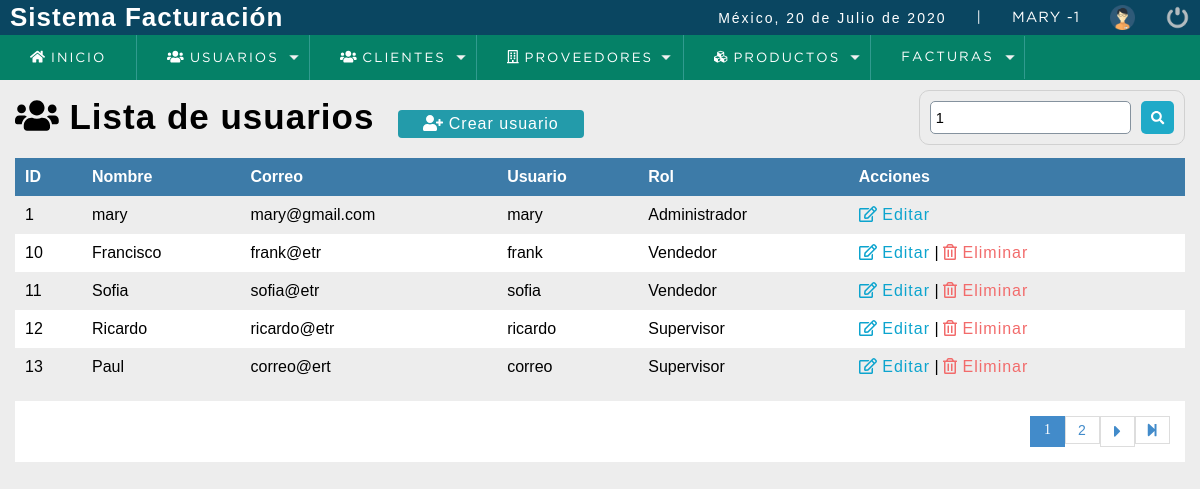
The app's page /sistema/buscar_usuario.php?busqueda=1 (signed in) with its own data.
### tables this page shows
CREATE TABLE `usuario` (
  `idusuario` int(11) NOT NULL,
  `nombre` varchar(50) DEFAULT NULL,
  `correo` varchar(100) DEFAULT NULL,
  `usuario` varchar(15) DEFAULT NULL,
  `clave` varchar(100) DEFAULT NULL,
  `rol` int(11) DEFAULT NULL,
  `estatus` int(11) NOT NULL DEFAULT 1
);

CREATE TABLE `rol` (
  `idrol` int(11) NOT NULL,
  `rol` varchar(20) DEFAULT NULL
);

### sistema/buscar_usuario.php (the view, shortened to what this page needs)
<?php
	include "../conexion.php";
 ?>
<!DOCTYPE html>
<html lang="en">
<head>
	<?php include "includes/scripts.php"; ?>
</head>
<body>
	<?php include "includes/header.php"; ?>
	<section id="container">
		<?php
			$busqueda=strtolower($_REQUEST['busqueda']);
		 ?>
		<h1><i class="fas fa-users"></i> Lista de usuarios</h1>
		<a href="registro_usuario.php" class="btn_new"><i class="fas fa-user-plus"></i> Crear usuario</a>
		<form action="buscar_usuario.php" method="get" class="form_search">
			<input type="text" name="busqueda" id="busqueda" placeholder="Buscar" value="<?php echo $busqueda; ?>">
			<button type="submit" class="btn_search"><i class="fas fa-search"></i></button>
		</form>
		<table>
			<tr>
				<th>ID</th>
				<th>Nombre</th>
				<th>Correo</th>
				<th>Usuario</th>
				<th>Rol</th>
				<th>Acciones</th>
			</tr>
<?php
	$rol='';
	$sql_registe=mysqli_query($conection,"SELECT COUNT(*) as total_registro FROM usuario
											WHERE ( idusuario LIKE '%$busqueda%' OR
													nombre    LIKE '%$busqueda%' OR
													correo    LIKE '%$busqueda%' OR
													usuario   LIKE '%$busqueda%'
													$rol)
											AND estatus=1");
	$sql_register=mysqli_fetch_array($sql_registe);
	$total_registro=$sql_register['total_registro'];
	$por_pagina=5;
	if (empty($_GET['pagina'])) {
		$pagina=1;
	}else{
		$pagina=$_GET['pagina'];
	}
	$desde=($pagina-1)*$por_pagina;
	$total_paginas=ceil($total_registro/$por_pagina);
	$query=mysqli_query($conection, "SELECT u.idusuario, u.nombre, u.correo, u.usuario, r.rol FROM usuario u INNER JOIN rol r ON u.rol=r.idrol WHERE ( u.idusuario LIKE '%$busqueda%' OR
							u.nombre LIKE '%$busqueda%' OR
							u.correo LIKE '%$busqueda%' OR
							u.usuario LIKE '%$busqueda%' OR
							r.rol LIKE '%$busqueda%')
					AND estatus=1
					ORDER BY u.idusuario ASC
					LIMIT $desde,$por_pagina");
	$result =mysqli_num_rows($query);
	if ($result>0) {
		while ($data=mysqli_fetch_array($query)) {
?>
			<tr>
				<td><?php echo $data['idusuario']; ?></td>
				<td><?php echo $data['nombre']; ?></td>
				<td><?php echo $data['correo']; ?></td>
				<td><?php echo $data['usuario'] ?></td>
				<td><?php echo $data['rol'] ?></td>
				<td>
					<a class="link_edit" href="editar_usuario.php?id=<?php echo $data['idusuario']; ?>"><i class="far fa-edit"></i> Editar</a>
					<?php if ($data['idusuario']!=1) { ?>
					|
					<a class="link_delete" href="eliminar_confirmar_usuario.php?id=<?php echo $data['idusuario']; ?>"><i class="far fa-trash-alt"></i> Eliminar</a>
					<?php } ?>
				</td>
			</tr>
<?php
		}
	}
?>
		</table>
<?php
	if ($total_registro!=0)
	{
 ?>
		<div class="paginador">
			<ul>
				<?php
					for ($i=1; $i<=$total_paginas ; $i++) {
						if ($i==$pagina) {
							echo '<li class="pageSelected">'.$i.'</li>';
						}else{
							echo '<li><a href="?pagina='.$i.'&busqueda='.$busqueda.'">'.$i.'</a></li>';
						}
					}
					if ($pagina!=$total_paginas)
					{
				 ?>
				<li><a href="?pagina=<?php echo $pagina+1; ?>&busqueda=<?php echo $busqueda; ?>"><i class="fas fa-caret-right fa-lg"></i></a></li>
				<li><a href="?pagina=<?php echo $total_paginas; ?>&busqueda=<?php echo $busqueda; ?>"><i class="fas fa-step-forward"></i></a></li>
			<?php
				}
			 ?>
			</ul>
		</div>
<?php } ?>
	</section>
</body>
</html>

### sistema/css/style.css (style rules this page uses)
* { margin: 0; padding: 0; box-sizing: border-box; }
body { background: #ededed; }
h1, h2, h3, h4, h5, h6 { font-family: 'arial'; font-weight: bold; letter-spacing: 1px; }
h1 { font-size: 26px; }
a { text-decoration: none; font-family: arial; letter-spacing: 1px; }
#container { padding: 90px 15px 15px; }
form { background: #FFF; margin: auto; padding: 20px 50px; border: 1px solid #d1d1d1; }
input,select { display: block; width: 100%; font-size: 11pt; padding: 5px; border: 1px solid #85929e; border-radius: 5px; }
#container h1 { font-size: 35px; display: inline-block; }
.btn_new { display: inline-block; background: #239baa; color: #FFF; padding: 5px 25px; border-radius: 4px; margin: 20px; }
table { border-collapse: collapse; font-size: 12pt; font-family: 'arial'; width: 100%; }
table th { text-align: left; padding: 10px; background: #3d7ba8; color: #FFF; }
table tr:nth-child(odd) { background: #FFF; }
table td { padding: 10px; }
.link_edit { color: #0ca4ce; }
.link_delete { color: #f26b6b; }
.paginador ul { padding: 15px; list-style: none; background: #FFF; margin-top: 15px; display: -webkit-flex; display: -moz-flex; display: -ms-flex; display: -o-flex; display: flex; justify-content: flex-end; }
.paginador a, .pageSelected { color: #428bca; border: 1px solid #ddd; padding: 5px; display: inline-block; font-size: 14px; text-align: center; width: 35px; }
.pageSelected { color: #FFF; background: #428bca; border: 1px solid #428bca; }
.form_search { display: -webkit-flex; display: -moz-flex; display: -ms-flex; display: -o-flex; display: flex; float: right; background: initial; padding: 10px; border-radius: 10px; }
.form_search .btn_search { background: #1faac8; color: #FFF; padding: 10px; border: 0; cursor: pointer; margin-left: 10px; display: flex; border-radius: 5px; }

### records on screen
usuario: idusuario "1", nombre "mary", correo "mary@gmail.com", usuario "mary", rol.rol "Administrador"
usuario: idusuario "10", nombre "Francisco", correo "frank@etr", usuario "frank", rol.rol "Vendedor"
usuario: idusuario "11", nombre "Sofia", correo "sofia@etr", usuario "sofia", rol.rol "Vendedor"
usuario: idusuario "12", nombre "Ricardo", correo "ricardo@etr", usuario "ricardo", rol.rol "Supervisor"
usuario: idusuario "13", nombre "Paul", correo "correo@ert", usuario "correo", rol.rol "Supervisor"

### other values on screen
fechaC() "20 de Julio de 2020"
$_SESSION['nombre'] "MARY"
$_SESSION['rol'] "1"
